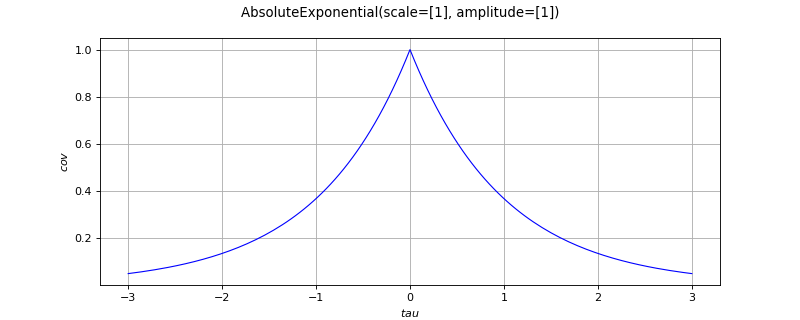

Recreate this plot in Python.
import openturns as ot
from matplotlib import pyplot as plt
from openturns.viewer import View
if ot.AbsoluteExponential().__class__.__name__ == 'ExponentialModel':
    covarianceModel = ot.ExponentialModel([0.5], [5.0])
elif ot.AbsoluteExponential().__class__.__name__ == 'GeneralizedExponential':
    covarianceModel = ot.GeneralizedExponential([2.0], [3.0], 1.5)
elif ot.AbsoluteExponential().__class__.__name__ == 'ProductCovarianceModel':
    amplitude = [1.0]
    scale1 = [4.0]
    scale2 = [4.0]
    cov1 = ot.ExponentialModel(scale1, amplitude)
    cov2 = ot.ExponentialModel(scale2, amplitude)
    covarianceModel = ot.ProductCovarianceModel([cov1, cov2])
elif ot.AbsoluteExponential().__class__.__name__ == 'RankMCovarianceModel':
    variance = [1.0, 2.0]
    basis = ot.LinearBasisFactory().build()
    covarianceModel = ot.RankMCovarianceModel(variance, basis)
else:
    covarianceModel = ot.AbsoluteExponential()
title = str(covarianceModel)[:100]
if covarianceModel.getInputDimension() == 1:
    scale = covarianceModel.getScale()[0]
    if covarianceModel.isStationary():
        def f(x):
            return [covarianceModel(x)[0, 0]]
        func = ot.PythonFunction(1, 1, f)
        func.setDescription(['$tau$', '$cov$'])
        cov_graph = func.draw(-3.0 * scale, 3.0 * scale, 129)
        cov_graph.setTitle(title)
        fig = plt.figure(figsize=(10, 4))
        cov_axis = fig.add_subplot(111)
        View(cov_graph, figure=fig, axes=[cov_axis], add_legend=False)
    else:
        def f(x):
            return [covarianceModel([x[0]], [x[1]])[0, 0]]
        func = ot.PythonFunction(2, 1, f)
        func.setDescription(['$s$', '$t$', '$cov$'])
        cov_graph = func.draw([-3.0 * scale]*2, [3.0 * scale]*2, [129]*2)
        cov_graph.setTitle(title)
        fig = plt.figure(figsize=(10, 4))
        cov_axis = fig.add_subplot(111)
        View(cov_graph, figure=fig, axes=[cov_axis], add_legend=False, square_axes=True)
elif covarianceModel.getInputDimension() == 2:
    scale = covarianceModel.getScale()
    if covarianceModel.isStationary():
        def f(x):
            return [covarianceModel(x)[0, 0]]
        func = ot.PythonFunction(2, 1, f)
        func.setDescription(['$s$', '$t$', '$cov$'])
        cov_graph = func.draw(-3.0 * scale, 3.0 * scale, [129]*2)
        cov_graph.setTitle(title)
        fig = plt.figure(figsize=(10, 4))
        cov_axis = fig.add_subplot(111)
        View(cov_graph, figure=fig, axes=[cov_axis], add_legend=False, square_axes=True)
